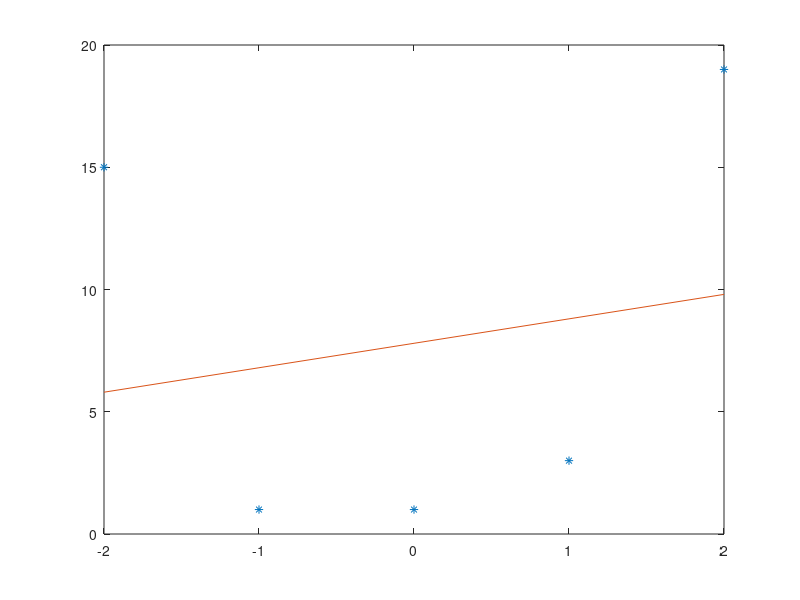

MATLAB code for this plot: (Note: this script raises an error after producing the figure.)
x=[-2 -1 0 1 2];
y=[15 1 1 3 19];
plot(x,y,'*')
n=length(x);
a=[n sum(x) ; sum(x) sum(x.^2) ];
b=[sum(y);sum(x.*y)];
X=inv(a)*b;
f=X(1)+X(2)*x;
hold on
plot(x,f)
aa=[n sum(x) sum(x.^2) ; sum(x) sum(x.^2) sum(x.^3) ; sum(x.^2) sum(x.^3);
sum(x.^4)];
bb=[sum(y) ; sum(x.*y) ; sum((x.^2).*y)];
XX=inv(aa)*bb;
gg=XX(1)+XX(2)*x+XX(3).*(x.^2);
hold on
plot(x,gg)